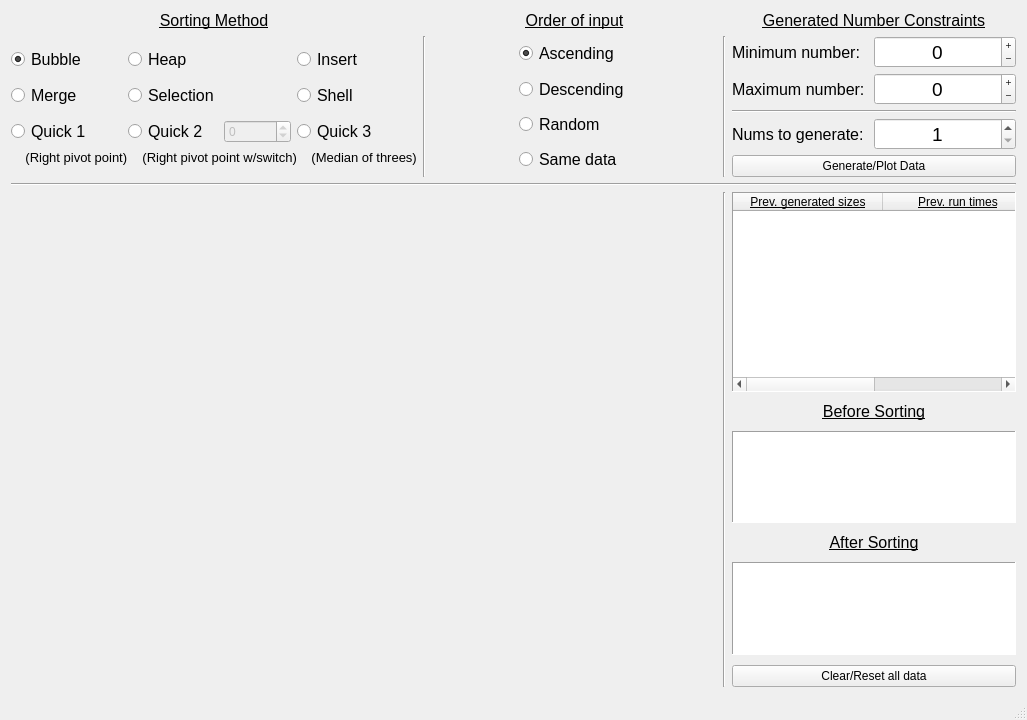
<?xml version="1.0" encoding="UTF-8"?>
<ui version="4.0">
 <class>MainWindow</class>
 <widget class="QMainWindow" name="MainWindow">
  <property name="geometry">
   <rect>
    <x>0</x>
    <y>0</y>
    <width>1027</width>
    <height>720</height>
   </rect>
  </property>
  <property name="windowTitle">
   <string>MainWindow</string>
  </property>
  <property name="animated">
   <bool>false</bool>
  </property>
  <property name="dockOptions">
   <set>QMainWindow::AllowTabbedDocks</set>
  </property>
  <widget class="QWidget" name="centralWidget">
   <layout class="QGridLayout" name="gridLayout_2">
    <item row="0" column="1" rowspan="2" colspan="4">
     <layout class="QGridLayout" name="gridLayout_5">
      <property name="spacing">
       <number>6</number>
      </property>
      <item row="1" column="4">
       <layout class="QGridLayout" name="gridLayout">
        <property name="sizeConstraint">
         <enum>QLayout::SetNoConstraint</enum>
        </property>
        <property name="leftMargin">
         <number>0</number>
        </property>
        <property name="bottomMargin">
         <number>0</number>
        </property>
        <property name="horizontalSpacing">
         <number>0</number>
        </property>
        <property name="verticalSpacing">
         <number>5</number>
        </property>
        <item row="1" column="0">
         <widget class="QLabel" name="label_maxNum">
          <property name="sizePolicy">
           <sizepolicy hsizetype="MinimumExpanding" vsizetype="MinimumExpanding">
            <horstretch>0</horstretch>
            <verstretch>0</verstretch>
           </sizepolicy>
          </property>
          <property name="font">
           <font>
            <pointsize>12</pointsize>
           </font>
          </property>
          <property name="text">
           <string>Maximum number:</string>
          </property>
          <property name="alignment">
           <set>Qt::AlignLeading|Qt::AlignLeft|Qt::AlignVCenter</set>
          </property>
         </widget>
        </item>
        <item row="0" column="0">
         <widget class="QLabel" name="label_minNum">
          <property name="sizePolicy">
           <sizepolicy hsizetype="MinimumExpanding" vsizetype="MinimumExpanding">
            <horstretch>0</horstretch>
            <verstretch>0</verstretch>
           </sizepolicy>
          </property>
          <property name="font">
           <font>
            <pointsize>12</pointsize>
            <kerning>true</kerning>
           </font>
          </property>
          <property name="acceptDrops">
           <bool>false</bool>
          </property>
          <property name="inputMethodHints">
           <set>Qt::ImhNone</set>
          </property>
          <property name="text">
           <string>Minimum number:</string>
          </property>
          <property name="alignment">
           <set>Qt::AlignLeading|Qt::AlignLeft|Qt::AlignVCenter</set>
          </property>
         </widget>
        </item>
        <item row="3" column="0">
         <widget class="QLabel" name="label_num2gen">
          <property name="sizePolicy">
           <sizepolicy hsizetype="MinimumExpanding" vsizetype="MinimumExpanding">
            <horstretch>0</horstretch>
            <verstretch>0</verstretch>
           </sizepolicy>
          </property>
          <property name="font">
           <font>
            <pointsize>12</pointsize>
           </font>
          </property>
          <property name="text">
           <string>Nums to generate:</string>
          </property>
          <property name="alignment">
           <set>Qt::AlignLeading|Qt::AlignLeft|Qt::AlignVCenter</set>
          </property>
         </widget>
        </item>
        <item row="0" column="1">
         <widget class="QSpinBox" name="spin_minNum">
          <property name="enabled">
           <bool>true</bool>
          </property>
          <property name="sizePolicy">
           <sizepolicy hsizetype="MinimumExpanding" vsizetype="MinimumExpanding">
            <horstretch>0</horstretch>
            <verstretch>0</verstretch>
           </sizepolicy>
          </property>
          <property name="font">
           <font>
            <pointsize>14</pointsize>
           </font>
          </property>
          <property name="alignment">
           <set>Qt::AlignCenter</set>
          </property>
          <property name="buttonSymbols">
           <enum>QAbstractSpinBox::PlusMinus</enum>
          </property>
          <property name="minimum">
           <number>-32765</number>
          </property>
          <property name="maximum">
           <number>32764</number>
          </property>
         </widget>
        </item>
        <item row="3" column="1" colspan="2">
         <widget class="QSpinBox" name="spin_num2gen">
          <property name="sizePolicy">
           <sizepolicy hsizetype="MinimumExpanding" vsizetype="MinimumExpanding">
            <horstretch>0</horstretch>
            <verstretch>0</verstretch>
           </sizepolicy>
          </property>
          <property name="minimumSize">
           <size>
            <width>85</width>
            <height>0</height>
           </size>
          </property>
          <property name="font">
           <font>
            <pointsize>14</pointsize>
           </font>
          </property>
          <property name="alignment">
           <set>Qt::AlignCenter</set>
          </property>
          <property name="minimum">
           <number>1</number>
          </property>
          <property name="maximum">
           <number>10000</number>
          </property>
          <property name="displayIntegerBase">
           <number>10</number>
          </property>
         </widget>
        </item>
        <item row="4" column="0" colspan="2">
         <widget class="QPushButton" name="btn_genData">
          <property name="sizePolicy">
           <sizepolicy hsizetype="MinimumExpanding" vsizetype="MinimumExpanding">
            <horstretch>0</horstretch>
            <verstretch>0</verstretch>
           </sizepolicy>
          </property>
          <property name="toolTip">
           <string extracomment="Take generated data of size &lt;numbers to generate&gt; and append it to the list of items to plot"/>
          </property>
          <property name="text">
           <string>Generate/Plot Data</string>
          </property>
          <property name="autoRepeatInterval">
           <number>100</number>
          </property>
          <property name="autoDefault">
           <bool>false</bool>
          </property>
          <property name="default">
           <bool>false</bool>
          </property>
          <property name="flat">
           <bool>false</bool>
          </property>
         </widget>
        </item>
        <item row="1" column="1">
         <widget class="QSpinBox" name="spin_maxNum">
          <property name="sizePolicy">
           <sizepolicy hsizetype="MinimumExpanding" vsizetype="MinimumExpanding">
            <horstretch>0</horstretch>
            <verstretch>0</verstretch>
           </sizepolicy>
          </property>
          <property name="font">
           <font>
            <pointsize>14</pointsize>
            <stylestrategy>PreferDefault</stylestrategy>
           </font>
          </property>
          <property name="alignment">
           <set>Qt::AlignCenter</set>
          </property>
          <property name="buttonSymbols">
           <enum>QAbstractSpinBox::PlusMinus</enum>
          </property>
          <property name="minimum">
           <number>-32764</number>
          </property>
          <property name="maximum">
           <number>32765</number>
          </property>
         </widget>
        </item>
        <item row="2" column="0" colspan="2">
         <widget class="Line" name="line_4">
          <property name="sizePolicy">
           <sizepolicy hsizetype="Preferred" vsizetype="MinimumExpanding">
            <horstretch>0</horstretch>
            <verstretch>0</verstretch>
           </sizepolicy>
          </property>
          <property name="orientation">
           <enum>Qt::Horizontal</enum>
          </property>
         </widget>
        </item>
       </layout>
      </item>
      <item row="0" column="2">
       <widget class="QLabel" name="label_inputOrder">
        <property name="sizePolicy">
         <sizepolicy hsizetype="MinimumExpanding" vsizetype="MinimumExpanding">
          <horstretch>0</horstretch>
          <verstretch>0</verstretch>
         </sizepolicy>
        </property>
        <property name="font">
         <font>
          <pointsize>12</pointsize>
          <underline>true</underline>
         </font>
        </property>
        <property name="text">
         <string>Order of input</string>
        </property>
        <property name="alignment">
         <set>Qt::AlignCenter</set>
        </property>
        <property name="textInteractionFlags">
         <set>Qt::NoTextInteraction</set>
        </property>
       </widget>
      </item>
      <item row="4" column="4">
       <layout class="QGridLayout" name="gridLayout_4" rowstretch="0,0,0,0,0,0,0" columnstretch="0,0,0,0,0">
        <property name="sizeConstraint">
         <enum>QLayout::SetMinAndMaxSize</enum>
        </property>
        <property name="leftMargin">
         <number>0</number>
        </property>
        <property name="rightMargin">
         <number>0</number>
        </property>
        <property name="bottomMargin">
         <number>0</number>
        </property>
        <property name="horizontalSpacing">
         <number>0</number>
        </property>
        <property name="verticalSpacing">
         <number>10</number>
        </property>
        <item row="3" column="0">
         <widget class="QTextEdit" name="field_preSort">
          <property name="sizePolicy">
           <sizepolicy hsizetype="MinimumExpanding" vsizetype="Preferred">
            <horstretch>2</horstretch>
            <verstretch>0</verstretch>
           </sizepolicy>
          </property>
          <property name="maximumSize">
           <size>
            <width>16777215</width>
            <height>16777215</height>
           </size>
          </property>
          <property name="frameShape">
           <enum>QFrame::Panel</enum>
          </property>
          <property name="frameShadow">
           <enum>QFrame::Sunken</enum>
          </property>
          <property name="documentTitle">
           <string/>
          </property>
          <property name="readOnly">
           <bool>true</bool>
          </property>
         </widget>
        </item>
        <item row="6" column="0">
         <widget class="QPushButton" name="btn_clearData">
          <property name="sizePolicy">
           <sizepolicy hsizetype="MinimumExpanding" vsizetype="MinimumExpanding">
            <horstretch>0</horstretch>
            <verstretch>0</verstretch>
           </sizepolicy>
          </property>
          <property name="maximumSize">
           <size>
            <width>16777215</width>
            <height>16777215</height>
           </size>
          </property>
          <property name="text">
           <string>Clear/Reset all data</string>
          </property>
         </widget>
        </item>
        <item row="2" column="0" colspan="5">
         <widget class="QLabel" name="label_preSort">
          <property name="sizePolicy">
           <sizepolicy hsizetype="Minimum" vsizetype="Preferred">
            <horstretch>0</horstretch>
            <verstretch>0</verstretch>
           </sizepolicy>
          </property>
          <property name="maximumSize">
           <size>
            <width>16777215</width>
            <height>16777215</height>
           </size>
          </property>
          <property name="font">
           <font>
            <pointsize>12</pointsize>
            <underline>true</underline>
           </font>
          </property>
          <property name="text">
           <string>Before Sorting</string>
          </property>
          <property name="alignment">
           <set>Qt::AlignCenter</set>
          </property>
         </widget>
        </item>
        <item row="4" column="0" colspan="5">
         <widget class="QLabel" name="label_postSort">
          <property name="sizePolicy">
           <sizepolicy hsizetype="Minimum" vsizetype="Preferred">
            <horstretch>0</horstretch>
            <verstretch>0</verstretch>
           </sizepolicy>
          </property>
          <property name="font">
           <font>
            <pointsize>12</pointsize>
            <underline>true</underline>
           </font>
          </property>
          <property name="text">
           <string>After Sorting</string>
          </property>
          <property name="alignment">
           <set>Qt::AlignCenter</set>
          </property>
         </widget>
        </item>
        <item row="5" column="0" colspan="5">
         <widget class="QTextEdit" name="field_postSort">
          <property name="sizePolicy">
           <sizepolicy hsizetype="MinimumExpanding" vsizetype="Preferred">
            <horstretch>0</horstretch>
            <verstretch>0</verstretch>
           </sizepolicy>
          </property>
          <property name="maximumSize">
           <size>
            <width>16777215</width>
            <height>16777215</height>
           </size>
          </property>
          <property name="frameShape">
           <enum>QFrame::Panel</enum>
          </property>
          <property name="readOnly">
           <bool>true</bool>
          </property>
         </widget>
        </item>
        <item row="1" column="0">
         <widget class="QTableWidget" name="table_prevData">
          <property name="sizePolicy">
           <sizepolicy hsizetype="MinimumExpanding" vsizetype="MinimumExpanding">
            <horstretch>0</horstretch>
            <verstretch>0</verstretch>
           </sizepolicy>
          </property>
          <property name="minimumSize">
           <size>
            <width>0</width>
            <height>200</height>
           </size>
          </property>
          <property name="font">
           <font>
            <pointsize>9</pointsize>
            <weight>50</weight>
            <bold>false</bold>
           </font>
          </property>
          <property name="layoutDirection">
           <enum>Qt::LeftToRight</enum>
          </property>
          <property name="frameShape">
           <enum>QFrame::Panel</enum>
          </property>
          <property name="frameShadow">
           <enum>QFrame::Sunken</enum>
          </property>
          <property name="sizeAdjustPolicy">
           <enum>QAbstractScrollArea::AdjustIgnored</enum>
          </property>
          <property name="autoScrollMargin">
           <number>16</number>
          </property>
          <property name="editTriggers">
           <set>QAbstractItemView::NoEditTriggers</set>
          </property>
          <property name="showDropIndicator" stdset="0">
           <bool>true</bool>
          </property>
          <property name="dragEnabled">
           <bool>true</bool>
          </property>
          <property name="dragDropOverwriteMode">
           <bool>false</bool>
          </property>
          <property name="alternatingRowColors">
           <bool>true</bool>
          </property>
          <property name="selectionMode">
           <enum>QAbstractItemView::NoSelection</enum>
          </property>
          <property name="selectionBehavior">
           <enum>QAbstractItemView::SelectRows</enum>
          </property>
          <property name="textElideMode">
           <enum>Qt::ElideRight</enum>
          </property>
          <property name="horizontalScrollMode">
           <enum>QAbstractItemView::ScrollPerItem</enum>
          </property>
          <property name="showGrid">
           <bool>false</bool>
          </property>
          <property name="gridStyle">
           <enum>Qt::SolidLine</enum>
          </property>
          <property name="sortingEnabled">
           <bool>true</bool>
          </property>
          <property name="wordWrap">
           <bool>false</bool>
          </property>
          <property name="cornerButtonEnabled">
           <bool>false</bool>
          </property>
          <attribute name="horizontalHeaderVisible">
           <bool>true</bool>
          </attribute>
          <attribute name="horizontalHeaderCascadingSectionResizes">
           <bool>true</bool>
          </attribute>
          <attribute name="horizontalHeaderDefaultSectionSize">
           <number>150</number>
          </attribute>
          <attribute name="horizontalHeaderHighlightSections">
           <bool>true</bool>
          </attribute>
          <attribute name="horizontalHeaderMinimumSectionSize">
           <number>35</number>
          </attribute>
          <attribute name="horizontalHeaderShowSortIndicator" stdset="0">
           <bool>true</bool>
          </attribute>
          <attribute name="horizontalHeaderStretchLastSection">
           <bool>true</bool>
          </attribute>
          <attribute name="verticalHeaderVisible">
           <bool>false</bool>
          </attribute>
          <attribute name="verticalHeaderCascadingSectionResizes">
           <bool>false</bool>
          </attribute>
          <attribute name="verticalHeaderMinimumSectionSize">
           <number>30</number>
          </attribute>
          <column>
           <property name="text">
            <string>Prev. generated sizes</string>
           </property>
           <property name="font">
            <font>
             <underline>true</underline>
            </font>
           </property>
           <property name="textAlignment">
            <set>AlignCenter</set>
           </property>
          </column>
          <column>
           <property name="text">
            <string>Prev. run times</string>
           </property>
           <property name="font">
            <font>
             <underline>true</underline>
            </font>
           </property>
           <property name="textAlignment">
            <set>AlignCenter</set>
           </property>
          </column>
         </widget>
        </item>
       </layout>
      </item>
      <item row="1" column="2">
       <layout class="QGridLayout" name="gridLayout_6">
        <property name="sizeConstraint">
         <enum>QLayout::SetNoConstraint</enum>
        </property>
        <property name="bottomMargin">
         <number>0</number>
        </property>
        <property name="spacing">
         <number>0</number>
        </property>
        <item row="0" column="0">
         <widget class="QRadioButton" name="radio_asc">
          <property name="sizePolicy">
           <sizepolicy hsizetype="Fixed" vsizetype="Minimum">
            <horstretch>0</horstretch>
            <verstretch>0</verstretch>
           </sizepolicy>
          </property>
          <property name="font">
           <font>
            <pointsize>12</pointsize>
           </font>
          </property>
          <property name="layoutDirection">
           <enum>Qt::LeftToRight</enum>
          </property>
          <property name="text">
           <string>Ascending</string>
          </property>
          <property name="checked">
           <bool>true</bool>
          </property>
          <attribute name="buttonGroup">
           <string notr="true">btngroup_order</string>
          </attribute>
         </widget>
        </item>
        <item row="1" column="0">
         <widget class="QRadioButton" name="radio_dec">
          <property name="sizePolicy">
           <sizepolicy hsizetype="Minimum" vsizetype="Minimum">
            <horstretch>0</horstretch>
            <verstretch>0</verstretch>
           </sizepolicy>
          </property>
          <property name="font">
           <font>
            <pointsize>12</pointsize>
           </font>
          </property>
          <property name="text">
           <string>Descending</string>
          </property>
          <property name="checked">
           <bool>false</bool>
          </property>
          <attribute name="buttonGroup">
           <string notr="true">btngroup_order</string>
          </attribute>
         </widget>
        </item>
        <item row="2" column="0">
         <widget class="QRadioButton" name="radio_rand">
          <property name="sizePolicy">
           <sizepolicy hsizetype="Minimum" vsizetype="Minimum">
            <horstretch>0</horstretch>
            <verstretch>0</verstretch>
           </sizepolicy>
          </property>
          <property name="font">
           <font>
            <pointsize>12</pointsize>
           </font>
          </property>
          <property name="text">
           <string>Random</string>
          </property>
          <attribute name="buttonGroup">
           <string notr="true">btngroup_order</string>
          </attribute>
         </widget>
        </item>
        <item row="3" column="0">
         <widget class="QRadioButton" name="radio_same">
          <property name="enabled">
           <bool>true</bool>
          </property>
          <property name="sizePolicy">
           <sizepolicy hsizetype="Minimum" vsizetype="Minimum">
            <horstretch>0</horstretch>
            <verstretch>0</verstretch>
           </sizepolicy>
          </property>
          <property name="font">
           <font>
            <pointsize>12</pointsize>
           </font>
          </property>
          <property name="text">
           <string>Same data</string>
          </property>
          <attribute name="buttonGroup">
           <string notr="true">btngroup_order</string>
          </attribute>
         </widget>
        </item>
       </layout>
      </item>
      <item row="0" column="0">
       <widget class="QLabel" name="label_sortMethod">
        <property name="sizePolicy">
         <sizepolicy hsizetype="MinimumExpanding" vsizetype="MinimumExpanding">
          <horstretch>0</horstretch>
          <verstretch>0</verstretch>
         </sizepolicy>
        </property>
        <property name="font">
         <font>
          <pointsize>12</pointsize>
          <underline>true</underline>
         </font>
        </property>
        <property name="layoutDirection">
         <enum>Qt::LeftToRight</enum>
        </property>
        <property name="autoFillBackground">
         <bool>false</bool>
        </property>
        <property name="text">
         <string>Sorting Method</string>
        </property>
        <property name="scaledContents">
         <bool>false</bool>
        </property>
        <property name="alignment">
         <set>Qt::AlignCenter</set>
        </property>
        <property name="textInteractionFlags">
         <set>Qt::NoTextInteraction</set>
        </property>
       </widget>
      </item>
      <item row="1" column="0">
       <layout class="QGridLayout" name="gLayout_sortMethod">
        <property name="sizeConstraint">
         <enum>QLayout::SetFixedSize</enum>
        </property>
        <property name="leftMargin">
         <number>0</number>
        </property>
        <property name="bottomMargin">
         <number>0</number>
        </property>
        <property name="spacing">
         <number>0</number>
        </property>
        <item row="1" column="3">
         <widget class="QRadioButton" name="radio_insert">
          <property name="sizePolicy">
           <sizepolicy hsizetype="Fixed" vsizetype="Fixed">
            <horstretch>0</horstretch>
            <verstretch>0</verstretch>
           </sizepolicy>
          </property>
          <property name="font">
           <font>
            <pointsize>12</pointsize>
           </font>
          </property>
          <property name="text">
           <string>Insert</string>
          </property>
          <attribute name="buttonGroup">
           <string notr="true">btngroup_sorting</string>
          </attribute>
         </widget>
        </item>
        <item row="2" column="1">
         <widget class="QRadioButton" name="radio_merge">
          <property name="sizePolicy">
           <sizepolicy hsizetype="Fixed" vsizetype="Fixed">
            <horstretch>0</horstretch>
            <verstretch>0</verstretch>
           </sizepolicy>
          </property>
          <property name="font">
           <font>
            <pointsize>12</pointsize>
           </font>
          </property>
          <property name="text">
           <string>Merge</string>
          </property>
          <attribute name="buttonGroup">
           <string notr="true">btngroup_sorting</string>
          </attribute>
         </widget>
        </item>
        <item row="1" column="1">
         <widget class="QRadioButton" name="radio_bubble">
          <property name="sizePolicy">
           <sizepolicy hsizetype="Fixed" vsizetype="Fixed">
            <horstretch>0</horstretch>
            <verstretch>0</verstretch>
           </sizepolicy>
          </property>
          <property name="font">
           <font>
            <pointsize>12</pointsize>
           </font>
          </property>
          <property name="text">
           <string>Bubble</string>
          </property>
          <property name="checked">
           <bool>true</bool>
          </property>
          <attribute name="buttonGroup">
           <string notr="true">btngroup_sorting</string>
          </attribute>
         </widget>
        </item>
        <item row="1" column="2">
         <widget class="QRadioButton" name="radio_heap">
          <property name="sizePolicy">
           <sizepolicy hsizetype="Fixed" vsizetype="Fixed">
            <horstretch>0</horstretch>
            <verstretch>0</verstretch>
           </sizepolicy>
          </property>
          <property name="font">
           <font>
            <pointsize>12</pointsize>
           </font>
          </property>
          <property name="text">
           <string>Heap</string>
          </property>
          <attribute name="buttonGroup">
           <string notr="true">btngroup_sorting</string>
          </attribute>
         </widget>
        </item>
        <item row="2" column="2">
         <widget class="QRadioButton" name="radio_selec">
          <property name="sizePolicy">
           <sizepolicy hsizetype="Fixed" vsizetype="Fixed">
            <horstretch>0</horstretch>
            <verstretch>0</verstretch>
           </sizepolicy>
          </property>
          <property name="font">
           <font>
            <pointsize>12</pointsize>
           </font>
          </property>
          <property name="text">
           <string>Selection</string>
          </property>
          <attribute name="buttonGroup">
           <string notr="true">btngroup_sorting</string>
          </attribute>
         </widget>
        </item>
        <item row="2" column="3">
         <widget class="QRadioButton" name="radio_shell">
          <property name="sizePolicy">
           <sizepolicy hsizetype="Fixed" vsizetype="Fixed">
            <horstretch>0</horstretch>
            <verstretch>0</verstretch>
           </sizepolicy>
          </property>
          <property name="font">
           <font>
            <pointsize>12</pointsize>
           </font>
          </property>
          <property name="text">
           <string>Shell</string>
          </property>
          <attribute name="buttonGroup">
           <string notr="true">btngroup_sorting</string>
          </attribute>
         </widget>
        </item>
        <item row="3" column="1">
         <layout class="QVBoxLayout" name="vLayout_quick1">
          <property name="sizeConstraint">
           <enum>QLayout::SetNoConstraint</enum>
          </property>
          <item>
           <widget class="QRadioButton" name="radio_quick1">
            <property name="sizePolicy">
             <sizepolicy hsizetype="Fixed" vsizetype="Fixed">
              <horstretch>0</horstretch>
              <verstretch>0</verstretch>
             </sizepolicy>
            </property>
            <property name="font">
             <font>
              <pointsize>12</pointsize>
             </font>
            </property>
            <property name="text">
             <string>Quick 1</string>
            </property>
            <attribute name="buttonGroup">
             <string notr="true">btngroup_sorting</string>
            </attribute>
           </widget>
          </item>
          <item>
           <widget class="QLabel" name="label_quick1">
            <property name="sizePolicy">
             <sizepolicy hsizetype="Fixed" vsizetype="Fixed">
              <horstretch>0</horstretch>
              <verstretch>0</verstretch>
             </sizepolicy>
            </property>
            <property name="font">
             <font>
              <pointsize>10</pointsize>
             </font>
            </property>
            <property name="frameShadow">
             <enum>QFrame::Plain</enum>
            </property>
            <property name="text">
             <string>    (Right pivot point)</string>
            </property>
            <property name="alignment">
             <set>Qt::AlignLeading|Qt::AlignLeft|Qt::AlignTop</set>
            </property>
            <property name="wordWrap">
             <bool>false</bool>
            </property>
           </widget>
          </item>
         </layout>
        </item>
        <item row="3" column="2">
         <layout class="QGridLayout" name="gridLayout_3">
          <property name="sizeConstraint">
           <enum>QLayout::SetNoConstraint</enum>
          </property>
          <item row="0" column="0">
           <widget class="QRadioButton" name="radio_quick2">
            <property name="sizePolicy">
             <sizepolicy hsizetype="Fixed" vsizetype="Fixed">
              <horstretch>0</horstretch>
              <verstretch>0</verstretch>
             </sizepolicy>
            </property>
            <property name="font">
             <font>
              <pointsize>12</pointsize>
             </font>
            </property>
            <property name="toolTip">
             <string/>
            </property>
            <property name="text">
             <string>Quick 2</string>
            </property>
            <attribute name="buttonGroup">
             <string notr="true">btngroup_sorting</string>
            </attribute>
           </widget>
          </item>
          <item row="0" column="1">
           <widget class="QSpinBox" name="spin_quick2">
            <property name="enabled">
             <bool>false</bool>
            </property>
            <property name="sizePolicy">
             <sizepolicy hsizetype="Fixed" vsizetype="Fixed">
              <horstretch>0</horstretch>
              <verstretch>0</verstretch>
             </sizepolicy>
            </property>
            <property name="whatsThis">
             <string/>
            </property>
            <property name="wrapping">
             <bool>true</bool>
            </property>
            <property name="alignment">
             <set>Qt::AlignLeading|Qt::AlignLeft|Qt::AlignVCenter</set>
            </property>
            <property name="readOnly">
             <bool>false</bool>
            </property>
            <property name="buttonSymbols">
             <enum>QAbstractSpinBox::UpDownArrows</enum>
            </property>
            <property name="accelerated">
             <bool>true</bool>
            </property>
            <property name="correctionMode">
             <enum>QAbstractSpinBox::CorrectToPreviousValue</enum>
            </property>
            <property name="showGroupSeparator" stdset="0">
             <bool>false</bool>
            </property>
            <property name="prefix">
             <string/>
            </property>
            <property name="maximum">
             <number>16777215</number>
            </property>
           </widget>
          </item>
          <item row="1" column="0" colspan="2">
           <widget class="QLabel" name="label_quick2">
            <property name="sizePolicy">
             <sizepolicy hsizetype="Fixed" vsizetype="Fixed">
              <horstretch>0</horstretch>
              <verstretch>0</verstretch>
             </sizepolicy>
            </property>
            <property name="font">
             <font>
              <pointsize>10</pointsize>
             </font>
            </property>
            <property name="text">
             <string>    (Right pivot point w/switch)</string>
            </property>
            <property name="alignment">
             <set>Qt::AlignLeading|Qt::AlignLeft|Qt::AlignTop</set>
            </property>
            <property name="wordWrap">
             <bool>false</bool>
            </property>
           </widget>
          </item>
         </layout>
        </item>
        <item row="3" column="3">
         <layout class="QVBoxLayout" name="vLayout_quick3">
          <property name="sizeConstraint">
           <enum>QLayout::SetNoConstraint</enum>
          </property>
          <item>
           <widget class="QRadioButton" name="radio_quick3">
            <property name="sizePolicy">
             <sizepolicy hsizetype="Fixed" vsizetype="Fixed">
              <horstretch>0</horstretch>
              <verstretch>0</verstretch>
             </sizepolicy>
            </property>
            <property name="font">
             <font>
              <pointsize>12</pointsize>
             </font>
            </property>
            <property name="text">
             <string>Quick 3</string>
            </property>
            <attribute name="buttonGroup">
             <string notr="true">btngroup_sorting</string>
            </attribute>
           </widget>
          </item>
          <item>
           <widget class="QLabel" name="label_quick3">
            <property name="sizePolicy">
             <sizepolicy hsizetype="Fixed" vsizetype="Fixed">
              <horstretch>0</horstretch>
              <verstretch>0</verstretch>
             </sizepolicy>
            </property>
            <property name="font">
             <font>
              <pointsize>10</pointsize>
             </font>
            </property>
            <property name="frameShape">
             <enum>QFrame::NoFrame</enum>
            </property>
            <property name="text">
             <string>    (Median of threes)</string>
            </property>
            <property name="alignment">
             <set>Qt::AlignLeading|Qt::AlignLeft|Qt::AlignTop</set>
            </property>
            <property name="wordWrap">
             <bool>false</bool>
            </property>
           </widget>
          </item>
         </layout>
        </item>
       </layout>
      </item>
      <item row="4" column="0" colspan="3">
       <widget class="QCustomPlot" name="customPlot" native="true">
        <property name="sizePolicy">
         <sizepolicy hsizetype="MinimumExpanding" vsizetype="MinimumExpanding">
          <horstretch>0</horstretch>
          <verstretch>0</verstretch>
         </sizepolicy>
        </property>
       </widget>
      </item>
      <item row="1" column="3">
       <widget class="Line" name="line_3">
        <property name="orientation">
         <enum>Qt::Vertical</enum>
        </property>
       </widget>
      </item>
      <item row="1" column="1">
       <widget class="Line" name="line_2">
        <property name="orientation">
         <enum>Qt::Vertical</enum>
        </property>
       </widget>
      </item>
      <item row="4" column="3">
       <widget class="Line" name="line_5">
        <property name="orientation">
         <enum>Qt::Vertical</enum>
        </property>
       </widget>
      </item>
      <item row="3" column="0" colspan="5">
       <widget class="Line" name="line">
        <property name="orientation">
         <enum>Qt::Horizontal</enum>
        </property>
       </widget>
      </item>
      <item row="0" column="4">
       <widget class="QLabel" name="label_constraints">
        <property name="sizePolicy">
         <sizepolicy hsizetype="MinimumExpanding" vsizetype="MinimumExpanding">
          <horstretch>0</horstretch>
          <verstretch>0</verstretch>
         </sizepolicy>
        </property>
        <property name="font">
         <font>
          <pointsize>12</pointsize>
          <underline>true</underline>
         </font>
        </property>
        <property name="text">
         <string>Generated Number Constraints</string>
        </property>
        <property name="alignment">
         <set>Qt::AlignCenter</set>
        </property>
        <property name="wordWrap">
         <bool>false</bool>
        </property>
        <property name="textInteractionFlags">
         <set>Qt::NoTextInteraction</set>
        </property>
       </widget>
      </item>
     </layout>
    </item>
   </layout>
  </widget>
  <widget class="QStatusBar" name="statusBar"/>
 </widget>
 <layoutdefault spacing="6" margin="11"/>
 <customwidgets>
  <customwidget>
   <class>QCustomPlot</class>
   <extends>QWidget</extends>
   <header>qcustomplot.h</header>
   <container>1</container>
  </customwidget>
 </customwidgets>
 <resources/>
 <connections/>
 <buttongroups>
  <buttongroup name="btngroup_sorting"/>
  <buttongroup name="btngroup_order"/>
 </buttongroups>
</ui>
